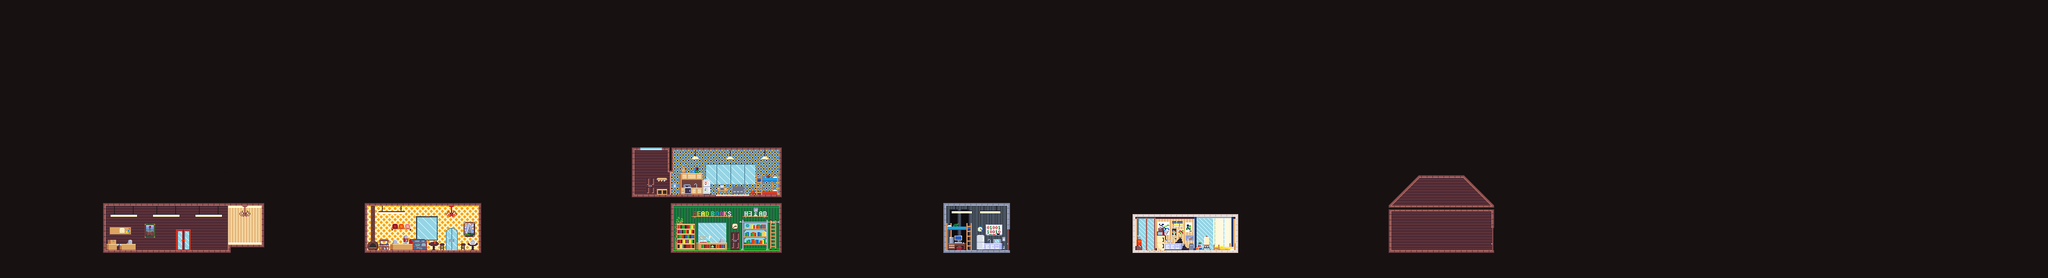

A level layout from a 2D game, rendered from its tile map. Below: a short description, then the map file with tile-grid data replaced by summaries:
An orthogonal 368x50 tile map with 8x8 px tiles, 4 tile layers (walls, base, decoration, water), 2 tilesets and 71 objects.

<map version="1.2" tiledversion="1.2.1" orientation="orthogonal" renderorder="right-down" width="368" height="50" tilewidth="8" tileheight="8" infinite="0" nextlayerid="53" nextobjectid="113">
 <properties>
  <property name="inside" value="true" />
  <property name="name" value="Interior" />
  <property name="season" value="defer" />
 </properties>
 <tileset firstgid="1" name="basetiles" tilewidth="8" tileheight="8" spacing="2" margin="1" tilecount="280" columns="10">
  <image source="updtileset.png" trans="ff00ff" width="100" height="288" />
 </tileset>
 <tileset firstgid="281" name="decor_tileset" tilewidth="8" tileheight="8" tilecount="3844" columns="62">
  <image source="decor_tileset.png" trans="ff00ff" width="500" height="500" />
 </tileset>
 <layer id="37" name="walls" width="368" height="50">
  <data>[18400 cells, 18400 non-empty, 47 distinct tile ids]</data>
 </layer>
 <layer id="38" name="base" width="368" height="50">
  <data>[18400 cells, 17284 non-empty, 18 distinct tile ids]</data>
 </layer>
 <layer id="45" name="decoration" width="368" height="50">
  <data>[18400 cells, 1005 non-empty, 1005 distinct tile ids]</data>
 </layer>
 <layer id="39" name="water" width="368" height="50">
  <data>[18400 cells, 0 non-empty, 0 distinct tile ids]</data>
 </layer>
 <objectgroup id="51" name="pathing" />
 <objectgroup id="50" name="subareas">
  <object id="74" x="144" y="280" width="248" height="96">
   <properties>
    <property name="name" value="store" />
   </properties>
  </object>
  <object id="75" x="520" y="288" width="176" height="88">
   <properties>
    <property name="name" value="cafe" />
   </properties>
  </object>
  <object id="78" x="960" y="288" width="168" height="80">
   <properties>
    <property name="name" value="bookstoreLower" />
   </properties>
  </object>
  <object id="83" x="904" y="208" width="224" height="80">
   <properties>
    <property name="name" value="bookstoreUpper" />
   </properties>
  </object>
  <object id="85" x="464" y="96" width="136" height="64">
   <properties>
    <property name="name" value="farmhouse" />
   </properties>
  </object>
  <object id="87" x="1352" y="288" width="104" height="80">
   <properties>
    <property name="name" value="rockwellHouse" />
   </properties>
  </object>
  <object id="89" x="1624" y="304" width="160" height="64">
   <properties>
    <property name="name" value="beachHouse" />
   </properties>
  </object>
  <object id="91" x="1992" y="248" width="160" height="120">
   <properties>
    <property name="name" value="piperHouse" />
   </properties>
  </object>
  <object id="93" x="2344" y="160" width="168" height="88">
   <properties>
    <property name="name" value="forge" />
   </properties>
  </object>
  <object id="94" x="2592" y="152" width="248" height="96">
   <properties>
    <property name="name" value="workshop" />
   </properties>
  </object>
  <object id="95" x="2440" y="304" width="320" height="80">
   <properties>
    <property name="name" value="townhall" />
   </properties>
  </object>
  <object id="109" x="1992" y="48" width="160" height="120">
   <properties>
    <property name="name" value="inn" />
   </properties>
  </object>
 </objectgroup>
 <objectgroup id="47" name="zones" visible="0" />
 <objectgroup id="48" name="cutscenes" visible="0" />
 <objectgroup id="52" name="sounds" />
 <objectgroup id="14" name="transitions">
  <object id="10" x="478" y="110" width="44.9659" height="48.6667">
   <properties>
    <property name="animation" value="left" />
    <property name="areaSpawn" value="SPoutside" />
    <property name="areaTo" value="FARM" />
    <property name="automatic" value="no" />
   </properties>
  </object>
  <object id="11" x="1190.48" y="256.083" width="43.9583" height="40.6667">
   <properties>
    <property name="animation" value="left" />
    <property name="areaSpawn" value="SPforge" />
    <property name="areaTo" value="TOWN" />
    <property name="automatic" value="no" />
   </properties>
  </object>
  <object id="12" x="1258.02" y="309.959" width="43.5417" height="40.3333">
   <properties>
    <property name="animation" value="left" />
    <property name="areaSpawn" value="SPworkshop" />
    <property name="areaTo" value="TOWN" />
    <property name="automatic" value="no" />
   </properties>
  </object>
  <object id="13" x="248" y="312" width="33.0114" height="47.6364">
   <properties>
    <property name="animation" value="left" />
    <property name="areaSpawn" value="SPstore" />
    <property name="areaTo" value="TOWN" />
    <property name="automatic" value="no" />
   </properties>
  </object>
  <object id="14" x="1511.64" y="224.417" width="49.875" height="44">
   <properties>
    <property name="animation" value="left" />
    <property name="areaSpawn" value="SPtownhall" />
    <property name="areaTo" value="TOWN" />
    <property name="automatic" value="no" />
   </properties>
  </object>
  <object id="15" x="1040" y="320" width="52.2084" height="39.3333">
   <properties>
    <property name="animation" value="left" />
    <property name="areaSpawn" value="SPbookstoreBottom" />
    <property name="areaTo" value="TOWN" />
    <property name="automatic" value="no" />
   </properties>
  </object>
  <object id="16" x="912" y="240" width="39.9583" height="39">
   <properties>
    <property name="animation" value="left" />
    <property name="areaSpawn" value="SPbookstoreTop" />
    <property name="areaTo" value="TOWN" />
    <property name="automatic" value="no" />
   </properties>
  </object>
  <object id="26" x="2048" y="312" width="49.4583" height="49">
   <properties>
    <property name="animation" value="left" />
    <property name="areaSpawn" value="SPpipers" />
    <property name="areaTo" value="TOWN" />
    <property name="automatic" value="no" />
   </properties>
  </object>
  <object id="38" x="624" y="312" width="36.2083" height="49">
   <properties>
    <property name="animation" value="left" />
    <property name="areaSpawn" value="SPcafe" />
    <property name="areaTo" value="TOWN" />
    <property name="automatic" value="no" />
   </properties>
  </object>
  <object id="49" x="1416" y="320" width="44.1894" height="40.3333">
   <properties>
    <property name="animation" value="left" />
    <property name="areaSpawn" value="SProckwell" />
    <property name="areaTo" value="BEACH" />
    <property name="automatic" value="no" />
   </properties>
  </object>
  <object id="54" x="1632" y="320" width="44.1894" height="40.3333">
   <properties>
    <property name="animation" value="left" />
    <property name="areaSpawn" value="SPclaude" />
    <property name="areaTo" value="BEACH" />
    <property name="automatic" value="no" />
   </properties>
  </object>
  <object id="57" x="2112" y="312" width="43.4583" height="49">
   <properties>
    <property name="animation" value="left" />
    <property name="areaSpawn" value="SPpipers2" />
    <property name="areaTo" value="TOWN" />
    <property name="automatic" value="no" />
   </properties>
  </object>
  <object id="111" x="2048" y="112" width="49.4583" height="49">
   <properties>
    <property name="animation" value="left" />
    <property name="areaSpawn" value="SPinn" />
    <property name="areaTo" value="S1" />
    <property name="automatic" value="no" />
   </properties>
  </object>
 </objectgroup>
 <objectgroup id="13" name="waypoints">
  <!-- 46 objects omitted --></objectgroup>
 <objectgroup id="20" name="entity" visible="0">
  <!-- 20 objects omitted --></objectgroup>
 <objectgroup id="46" name="fishingzones" visible="0" />
 <objectgroup id="40" name="spawnzones" visible="0" />
</map>
<!-- 46 of 71 objects omitted -->